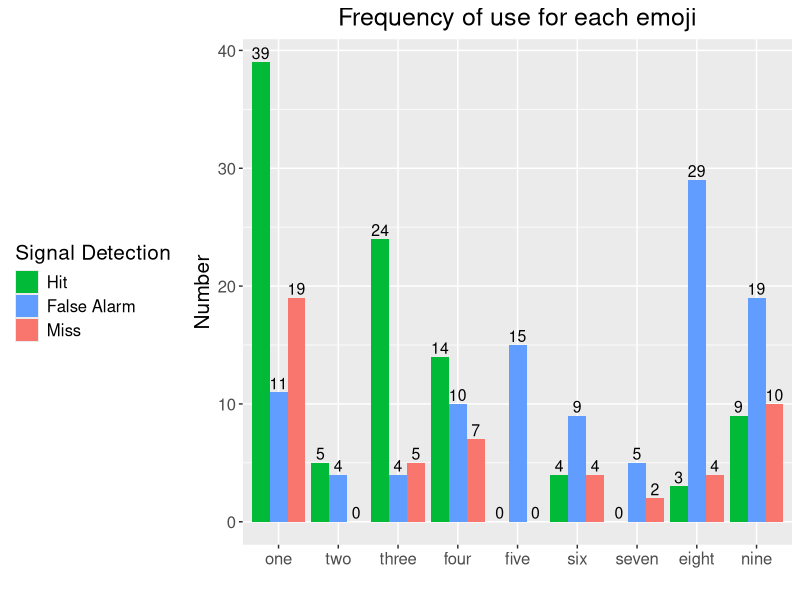

This figure's R source:
library(ggplot2)
library(plyr)
library(dplyr)

# --------------- #
# RED: "#F8766D"  #
# BLUE: "#01BFC4" #
# --------------- #


### Set File Path for Window Environment
setwd('C:/Users/LeeSooHwan/Desktop/github/DataVisualization-ZoomProj')
### Set File Path for Mac Environment
setwd("/Users/Soohwan/Desktop/github/DataVisualization-ZoomProj")



### Read Raw Data
rawData <- read.csv(file = "./data/userEvaluation/revisedData/expressionUseFrequencyRaw.csv", header=T, fileEncoding="UTF-8-BOM")
summaryData <- read.csv(file = "./data/userEvaluation/revisedData/expressionUseFrequency.csv", header=T, fileEncoding="UTF-8-BOM")


### Start Y axis from n
require(scales)
my_trans <- function(from=0) 
{
  trans <- function(x) x-from
  inv <- function(x) x+from
  trans_new("myscale", trans, inv, 
            domain = c(from, Inf))
}


### Draw bar plot
summaryData$expression <- factor(summaryData$expression, level = c("one", "two", "three", "four", "five", "six", "seven", "eight", "nine"))
summaryData$kind <- factor(summaryData$kind, level = c("hit", "falseAlarm", "miss"))
summaryData$value <- as.numeric(summaryData$value)

p <- ggplot(summaryData, aes(x=expression, y=value, fill=kind, label = value)) +
  geom_bar(stat="identity", position=position_dodge()) +
  scale_fill_manual(name = "Signal Detection", labels = c("Hit", "False Alarm", "Miss"), values = c("hit" = "#00ba38","falseAlarm" = "#619cff", 'miss' = '#f8766d')) +
  geom_text(size = 4, position=position_dodge(0.9), vjust=-0.25) +
  labs(title="Frequency of use for each emoji", x="", y = "Number") + theme(legend.position="left", plot.title = element_text(hjust = 0.5), text=element_text(size=15))
p


### Kruskal-wallis test
rawData$kind <- as.factor(rawData$kind)
rawData$expression <- factor(rawData$expression, levels = c("one", "two", "three", "four", "five", "six", "seven", "eight", "nine"))
rawData$value <- as.numeric(rawData$value)

hit <- subset(rawData, rawData$kind == 'hit')
hit$expression <- factor(hit$expression, levels = c("one", "two", "three", "four", "five", "six", "seven", "eight", "nine"))
hit$value <- as.numeric(hit$value)

falseAlarm <- subset(rawData, rawData$kind == 'falseAlarm')
falseAlarm$expression <- factor(falseAlarm$expression, levels = c("one", "two", "three", "four", "five", "six", "seven", "eight", "nine"))
falseAlarm$value <- as.numeric(falseAlarm$value)

miss <- subset(rawData, rawData$kind == 'miss')
miss$expression <- factor(miss$expression, levels = c("one", "two", "three", "four", "five", "six", "seven", "eight", "nine"))
miss$value <- as.numeric(miss$value)

# kruskal test
kruskal.test(value ~ expression, data = hit)
kruskal.test(value ~ expression, data = falseAlarm)
kruskal.test(value ~ expression, data = miss)

# pairwise.wilcox test
pairwise.wilcox.test(hit$value, hit$expression, p.adj="bonferroni")
pairwise.wilcox.test(falseAlarm$value, falseAlarm$expression, p.adj="bonferroni")
pairwise.wilcox.test(miss$value, miss$expression, p.adj="bonferroni")

# wilcox.test with exact
install.packages("exactRankTests")
library(exactRankTests)
exactRankTests::wilcox.exact(subset(hit$value, hit$expression == "one"), subset(hit$value, hit$expression == "two"), p.adj="bonferroni")

# Tukey
avHit = aov(hit$value ~ hit$expression)
TukeyHSD(avHit)
avFalseAlarm = aov(falseAlarm$value ~ falseAlarm$expression)
TukeyHSD(avFalseAlarm)
avMiss = aov(miss$value ~ miss$expression)
TukeyHSD(avMiss)
